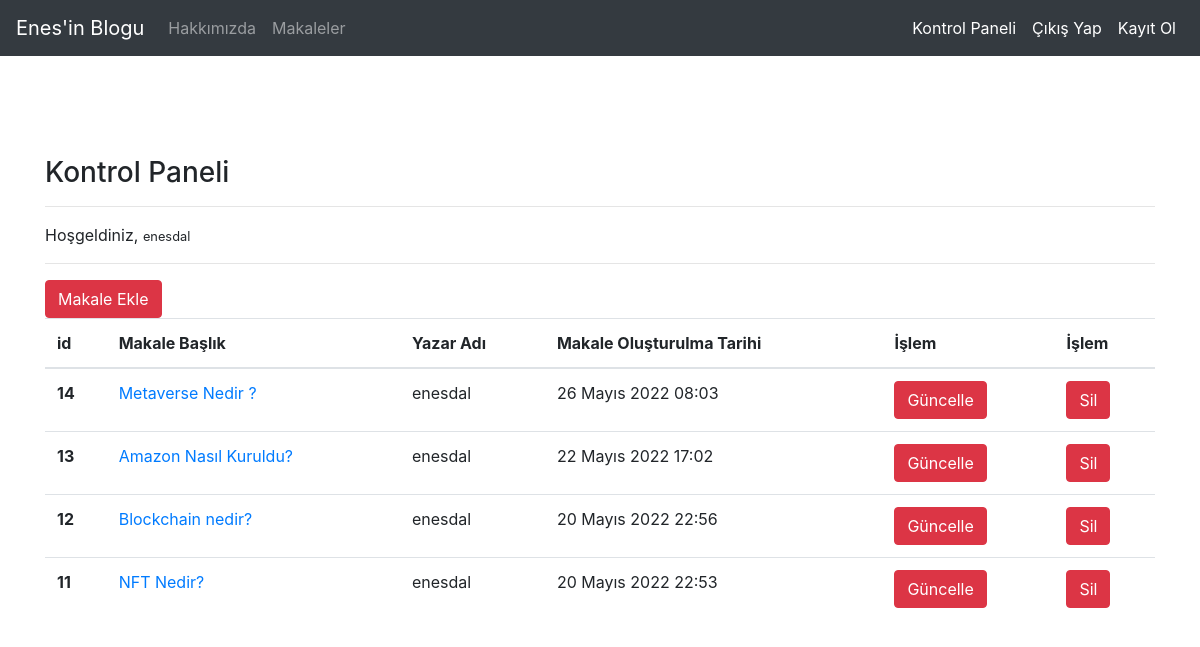
Screenshot of /articles/dashboard/ (signed in) with the database file from the repository.
### article/models.py (models this page shows, shortened)
class Article(models.Model):
    author = models.ForeignKey("auth.User",on_delete = models.CASCADE,verbose_name="Yazar")
    title = models.CharField(max_length=50,verbose_name="Başlık")
    content = RichTextField()
    created_date = models.DateTimeField(auto_now_add=True,verbose_name="Oluşturulma Tarihi")
    article_image = models.FileField(blank = True,null=True,verbose_name="Makaleye Fotoğraf Ekleyin")
    class Meta:
        ordering = ['-created_date']

### article/views.py (the view)
# urls.py: path('dashboard/',views.dashboard,name="dashboard"),
@login_required(login_url="user:login")
def dashboard(request):
    articles = Article.objects.filter(author = request.user)
    context = {
            "articles":articles
    }
    return render(request,"dashboard.html",context)

### templates/dashboard.html
{% extends "layout.html" %}
{% block body %}
<h3> Kontrol Paneli </h3>
<hr>
<p>
    Hoşgeldiniz, <small> {{ request.user.username }} </small>
</p>
<hr>
<a class="btn btn-danger" href="/articles/addarticle">Makale Ekle</a>
{% if articles %}
<table class="table">
    <thead>
      <tr>
        <th scope="id">id</th>
        <th scope="Başlık">Makale Başlık</th>
        <th scope="Yazar">Yazar Adı</th>
        <th scope="Tarih">Makale Oluşturulma Tarihi</th>
        <th scope="Güncelle">İşlem</th>
        <th scope="Sil">İşlem</th>
      </tr>
    </thead>
    <tbody>
    {% for article in articles %}
      <tr>
        <th scope="row">{{ article.id }}</th>
        <td><a href="{% url 'article:detail' article.id %}">{{ article.title }}</a></td>
        <td>{{ article.author.username }}</td>
        <td>{{ article.created_date }}</td>
        <td><a href="{% url 'article:update' article.id %}" class ="btn btn-danger">Güncelle</a></td>
        <td><a href="{% url 'article:delete' article.id %}" class ="btn btn-danger">Sil</a></td>
      </tr>
      {% endfor %}
    </tbody>
  </table>
  {% else %}
  <div class = "alert alert-danger">
     Henüz Bir Makale Yazmadınız.
  </div>
  {% endif %}
{% endblock body %}

### rows the page displays
Article: id "14", title "Metaverse Nedir ?", author.username "enesdal", created_date "26 Mayıs 2022 08:03"
Article: id "13", title "Amazon Nasıl Kuruldu?", author.username "enesdal", created_date "22 Mayıs 2022 17:02"
Article: id "12", title "Blockchain nedir?", author.username "enesdal", created_date "20 Mayıs 2022 22:56"
Article: id "11", title "NFT Nedir?", author.username "enesdal", created_date "20 Mayıs 2022 22:53"

### other values shown
{{ request.user.username }} "enesdal"
